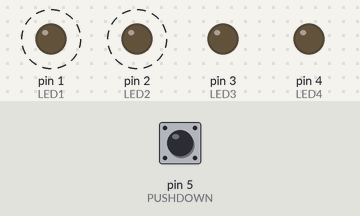
This sketch was run on a simulated Arduino Uno, built with avr-gcc and run on an emulated ATmega328P. Shown: output pins drawn as LEDs (lit = HIGH). Dashed ring = blinking. Inputs (shaded band) come from the test bench; at power-on: pin 5 (PUSHDOWN) HIGH.

Above: at 1.5 s.
2.2 s: pin 5 (PUSHDOWN) pulled LOW for 0.75 s
At 2.67 s:
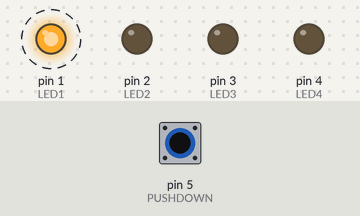
7.3 s: pin 5 (PUSHDOWN) pulled LOW for 1 s
At 10.72 s:
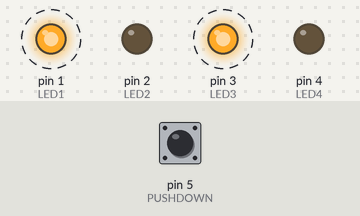
14.7 s: pin 5 (PUSHDOWN) pulled LOW for 3.2 s
19.4 s: pin 5 (PUSHDOWN) pulled LOW for 0.75 s
At 25.52 s:
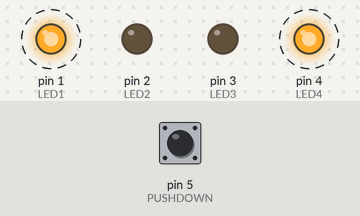
Timing chart, 0 to 31.8 s (numbered marks = the images above; inputs shaded):
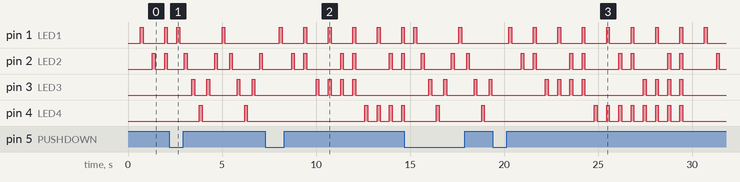

Measured:
- after the input at 2.2 s, pin 1 (LED1): alternates HIGH for 0.15 s and LOW for 2.3 s, starting after 0.40 s; pin 4 (LED4): alternates HIGH for 0.15 s and LOW for 2.3 s, starting after 1.6 s
- after the input at 7.3 s, pin 1 (LED1): alternates HIGH for 0.15 s and LOW for 1.2 s, starting after 0.75 s; pin 4 (LED4): alternates HIGH for 0.15 s and LOW for 0.50 s, starting after 5.3 s
- after the input at 19.4 s, pin 1 (LED1): alternates HIGH for 0.15 s and LOW for 1.2 s, starting after 0.85 s; pin 4 (LED4): alternates HIGH for 0.15 s and LOW for 0.50 s, 16 changes in all, then stays LOW, starting after 5.4 s
- by itself, pin 1 (LED1): alternates HIGH for 0.15 s and LOW for 1.2 s
- by itself, pin 2 (LED2): repeats every 2.6 s: LOW 0.50 s, HIGH 0.15 s, LOW 1.8 s, HIGH 0.15 s

The sketch:

LedCounterandSlider.ino
```cpp
//  TIME_LED_COUNTER used store waiting time between steps in operation1(Led counter operation)
int TIME_LED_COUNTER = 500;
//TIME_LED_SLIDER used store waiting time between steps in operation2(Led slider operation)
int TIME_LED_SLIDER = 250;
//It has been used to observe the LED turned on and off.
int DELAY_TIME=150;

//When ardunio pins are change, i can easily change the pins in here.
int LED1=1;
int LED2=2;
int LED3=3;
int LED4=4;
int PUSHDOWN=5;

//The value variable contains the last variable of Pushdown Button.It is assigned to Low becouse i do not press in the first.
int value=LOW;
//The value variable contains the previous variable of Pushdown Button.
int previousValue;
//operationFlag variable is used for change the operations.If Led counter operation is continue then change the Led slider operation.Vice-versa.
int operationFlag=0;
//If press the button then number is increase. Firstly operation 1 is begin. So if num variable is 1 or odd number so operation 2 must begin.
//If press the button then number is increase. If num is odd number at the beggining so the number is increase and become even number so operation 1 is begin.
int num=0;

//At the beggining i assigned input and output pins.
void setup()
{
  pinMode(LED1, OUTPUT);
  pinMode(LED2, OUTPUT);
  pinMode(LED3, OUTPUT);
  pinMode(LED4, OUTPUT);
  pinMode(PUSHDOWN, INPUT);
}
//the loop is always run. At the beggining operation1 which is led counter is run. If button pressed then operation2 which is led slider is begin.
void loop()
{
     operation1();
     operation2();
}
//Operation1 is led counter. Led counter count 1 to 15. Each step in the loop is one of our counting steps in reality.It checks whether the button is pressed when each step will start.
//If the button is pressed-the operation flag is 1-, i came to the end of the first operation.Otherwise the operation1 is continue.
//In operation 1 i have some rules for the check the led become HIGH or LOW:
//LED 1--> If the number of steps is odd then led will be high.
//LED 2--> If the number of steps is divided in two and the result is odd, it will high.
//LED 3--> If the LED2 is divided in two and the result is odd, it will high.
//LED 4--> If the LED3 is divided in two and the result is odd,, it will high.
// Every step check the led will be open or not. In here All leds can be open or closed at the same time. So that all of them can must assigned low at the same time-the last of the step-.
void operation1()
{
  for (int i=0;i<=15;i++)
  {
    check();
    if(operationFlag==0)
    {
     int led1=i%2;
     int led2=(i/2);
     int led3=(led2/2);
     int led4=(led3/2);

     if(led1%2==1)
        digitalWrite(LED1, HIGH);
     if(led2%2==1)
        digitalWrite(LED2, HIGH);
     if(led3%2==1)
        digitalWrite(LED3, HIGH);
     if(led4%2==1)
        digitalWrite(LED4, HIGH);

     delay(DELAY_TIME);
     digitalWrite(LED1, LOW);
     digitalWrite(LED2, LOW);
     digitalWrite(LED3, LOW);
     digitalWrite(LED4, LOW);
     delay(TIME_LED_COUNTER);
    }
    else
      break;
  }
}
//Operation2 is led slider.Each step in the loop is one of our counting steps in reality.It checks whether the button is pressed when each step will start.
//If the button is pressed-the operation flag is 0-, i came to the end of the second operation.Otherwise the operation2 is continue.
//In here every step number is check and the leds become HIGH or LOW.
void operation2()
{
  for(int i=0;i<6; i++)
  {
    check();
    if(operationFlag==1)
    {

     if(i==0)
     {
      digitalWrite(LED1, HIGH);
      delay(DELAY_TIME);
      digitalWrite(LED1, LOW);
     }
     else if(i==1 || i==5)
     {
      digitalWrite(LED2, HIGH);
      delay(DELAY_TIME);
      digitalWrite(LED2, LOW);
     }
     else if(i==2 || i==4)
     {
      digitalWrite(LED3, HIGH);
      delay(DELAY_TIME);
      digitalWrite(LED3, LOW);
     }
     else if(i==3)
     {
      digitalWrite(LED4, HIGH);
      delay(DELAY_TIME);
      digitalWrite(LED4, LOW);
     }
     delay(TIME_LED_SLIDER);
    }
    else
      break;
  }
}
//The function i control whether the button is pressed.
//To control this, i keep the previous value of the button. If the button is firstly Low and after that value is HIGH then button is pressed. But in here the button can be repedatly pressed.
//So that i have to check the button is realesed. If the button is pressed and relased then the button previous value become HIGH and current value become Low.
//In here if number is odd the operation 1 is over and operation 2 is begin. Otherwise operation 2 is over and operation 1 is begin.
void check()
{
    previousValue=value;
    value=digitalRead(PUSHDOWN);

  if(value==LOW && previousValue==HIGH)
  {
    if(num%2==0)
      operationFlag=1;
   else
      operationFlag=0;

    num++;
  }
}
```
